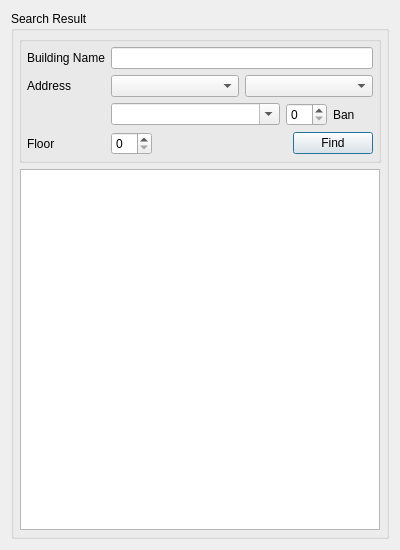
<?xml version="1.0" encoding="UTF-8"?>
<ui version="4.0">
 <class>BuildingSearchDlg</class>
 <widget class="QDialog" name="BuildingSearchDlg">
  <property name="geometry">
   <rect>
    <x>0</x>
    <y>0</y>
    <width>400</width>
    <height>550</height>
   </rect>
  </property>
  <property name="windowTitle">
   <string>BuildingSearchDlg</string>
  </property>
  <layout class="QVBoxLayout" name="verticalLayout_7">
   <item>
    <widget class="QGroupBox" name="groupBox">
     <property name="sizePolicy">
      <sizepolicy hsizetype="Expanding" vsizetype="Expanding">
       <horstretch>0</horstretch>
       <verstretch>0</verstretch>
      </sizepolicy>
     </property>
     <property name="title">
      <string>Search Result</string>
     </property>
     <layout class="QVBoxLayout" name="verticalLayout_2">
      <property name="spacing">
       <number>5</number>
      </property>
      <property name="margin">
       <number>5</number>
      </property>
      <item>
       <widget class="QGroupBox" name="groupBox_4">
        <property name="sizePolicy">
         <sizepolicy hsizetype="MinimumExpanding" vsizetype="Fixed">
          <horstretch>0</horstretch>
          <verstretch>0</verstretch>
         </sizepolicy>
        </property>
        <property name="title">
         <string/>
        </property>
        <layout class="QVBoxLayout" name="verticalLayout_3">
         <property name="margin">
          <number>5</number>
         </property>
         <item>
          <layout class="QGridLayout" name="gridLayout">
           <item row="1" column="1">
            <layout class="QHBoxLayout" name="horizontalLayout_2">
             <item>
              <widget class="QComboBox" name="comboBoxProvince"/>
             </item>
             <item>
              <widget class="QComboBox" name="comboBoxCounty"/>
             </item>
            </layout>
           </item>
           <item row="0" column="0">
            <widget class="QLabel" name="label">
             <property name="text">
              <string>Building Name</string>
             </property>
            </widget>
           </item>
           <item row="1" column="0">
            <widget class="QLabel" name="label_2">
             <property name="text">
              <string>Address</string>
             </property>
            </widget>
           </item>
           <item row="2" column="1">
            <layout class="QHBoxLayout" name="horizontalLayout_4">
             <item>
              <widget class="QComboBox" name="comboBoxVilliage">
               <property name="editable">
                <bool>true</bool>
               </property>
              </widget>
             </item>
             <item>
              <widget class="QSpinBox" name="spinBoxBan">
               <property name="sizePolicy">
                <sizepolicy hsizetype="Fixed" vsizetype="Fixed">
                 <horstretch>0</horstretch>
                 <verstretch>0</verstretch>
                </sizepolicy>
               </property>
              </widget>
             </item>
             <item>
              <widget class="QLabel" name="label_5">
               <property name="maximumSize">
                <size>
                 <width>40</width>
                 <height>16777215</height>
                </size>
               </property>
               <property name="text">
                <string>Ban      </string>
               </property>
              </widget>
             </item>
            </layout>
           </item>
           <item row="0" column="1">
            <widget class="QLineEdit" name="lineEditName"/>
           </item>
           <item row="3" column="0">
            <widget class="QLabel" name="label_7">
             <property name="text">
              <string>Floor            </string>
             </property>
            </widget>
           </item>
           <item row="3" column="1">
            <layout class="QHBoxLayout" name="horizontalLayout_8">
             <item>
              <widget class="QSpinBox" name="spinBoxFloor"/>
             </item>
             <item>
              <spacer name="horizontalSpacer_8">
               <property name="orientation">
                <enum>Qt::Horizontal</enum>
               </property>
               <property name="sizeHint" stdset="0">
                <size>
                 <width>40</width>
                 <height>20</height>
                </size>
               </property>
              </spacer>
             </item>
             <item>
              <widget class="QPushButton" name="pushButtonFind">
               <property name="text">
                <string>Find</string>
               </property>
              </widget>
             </item>
            </layout>
           </item>
          </layout>
         </item>
        </layout>
       </widget>
      </item>
      <item>
       <layout class="QHBoxLayout" name="horizontalLayout_7">
        <property name="margin">
         <number>1</number>
        </property>
        <item>
         <widget class="QTableView" name="tableView"/>
        </item>
       </layout>
      </item>
     </layout>
    </widget>
   </item>
  </layout>
 </widget>
 <layoutdefault spacing="6" margin="11"/>
 <resources/>
 <connections/>
</ui>
